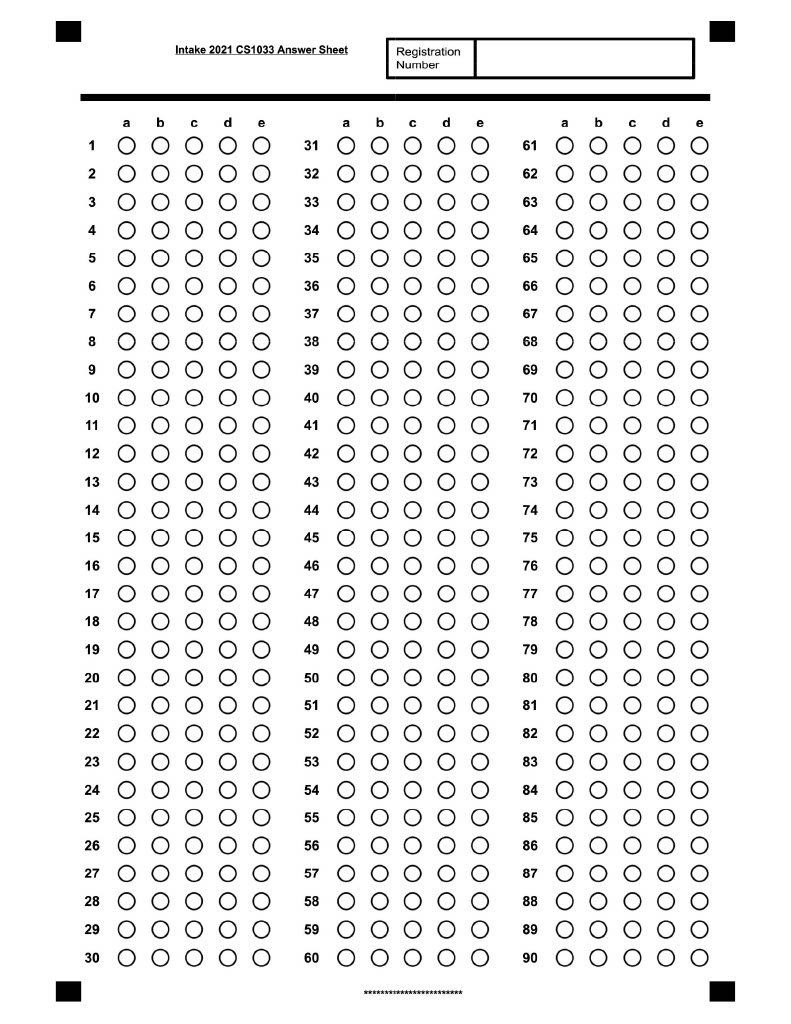
#> input picture samples/templates/2.jpg, 791 x 1024 px, found by its file name
$ python test.py
#> lines starting #> are read from the running program, lines starting #| are printed output that depends on the picture; after the words box and inside, x2 and y2 are one past the last pixel; in counts of white or black regions, pixels touching at a corner belong together
### auto_config/utils.py
import cv2
import numpy as np

def get_canny_edges(img):
    gray = cv2.cvtColor(img, cv2.COLOR_BGR2GRAY)
    blur = cv2.GaussianBlur(gray, (5, 5), 1)
    edges = cv2.Canny(blur, 50, 150, apertureSize=3)
    return edges

def detect_rectangles(contours, min_area=400):
    """
    Detect rectangles from contours and return them sorted by area in descending order.

    Args:
        contours: List of contours from cv2.findContours()
        min_area: Minimum area to consider (default: 400)

    Returns:
        List of tuples: (contour, area, bounding_rect) sorted by area descending
    """
    rectangles = []

    for contour in contours:
        # Approximate the contour to a polygon
        epsilon = 0.02 * cv2.arcLength(contour, True)
        approx = cv2.approxPolyDP(contour, epsilon, True)

        # Check if it's a rectangle (4 corners)
        if len(approx) == 4:
            area = cv2.contourArea(contour)
            if area >= min_area:
                x, y, w, h = cv2.boundingRect(contour)
                rectangles.append((contour, area, (x, y, w, h)))

    # Sort by area in descending order
    rectangles.sort(key=lambda x: x[1], reverse=True)
    return rectangles

def detect_circles(contours, min_area=100):
    """
    Detect circles from contours and return them sorted by area in descending order.

    Args:
        contours: List of contours from cv2.findContours()
        min_area: Minimum area to consider (default: 100)

    Returns:
        List of tuples: (contour, area, center, radius) sorted by area descending
    """
    circles = []

    for contour in contours:
        area = cv2.contourArea(contour)
        if area >= min_area:
            # Calculate circularity
            perimeter = cv2.arcLength(contour, True)
            if perimeter > 0:
                circularity = 4 * np.pi * area / (perimeter * perimeter)

                # If circularity is close to 1, it's a circle
                if circularity > 0.85:  # Threshold for circle detection
                    # Find the minimum enclosing circle
                    (x, y), radius = cv2.minEnclosingCircle(contour)
                    circles.append((contour, area, (int(x), int(y)), int(radius)))

    # Sort by area in descending order
    circles.sort(key=lambda x: x[1], reverse=True)
    return circles

### auto_config/test.py
import cv2

from auto_config.utils import detect_circles, detect_rectangles, get_canny_edges

img = cv2.imread("/Users/vihangamunasinghe/WebProjects/DSE Project/mcq-ocr/samples/templates/2.jpg")
#> img is the input picture: shape (1024, 791, 3); min 0, max 255, mean 237.7

edges = get_canny_edges(img)
#> in get_canny_edges, `blur = cv2.GaussianBlur(gray, (5, 5), 1)`:
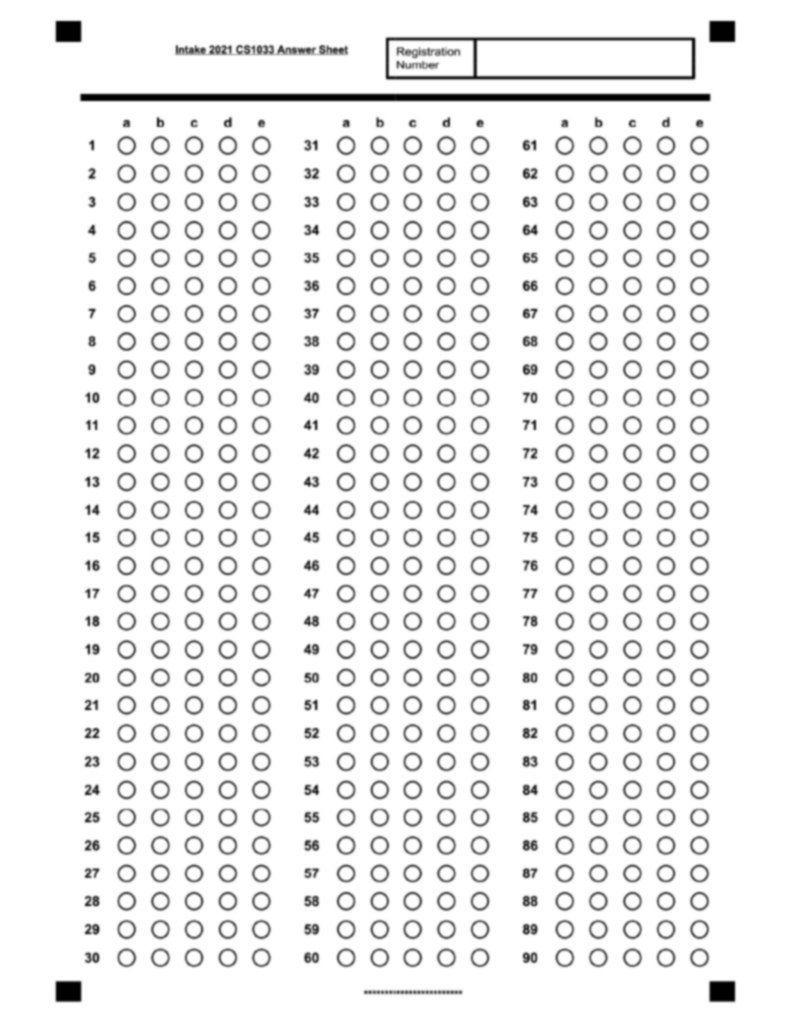
#> blur: shape (1024, 791); min 0, max 255, mean 237.7
#> in get_canny_edges, `edges = cv2.Canny(blur, 50, 150, apertureSize=3)`:
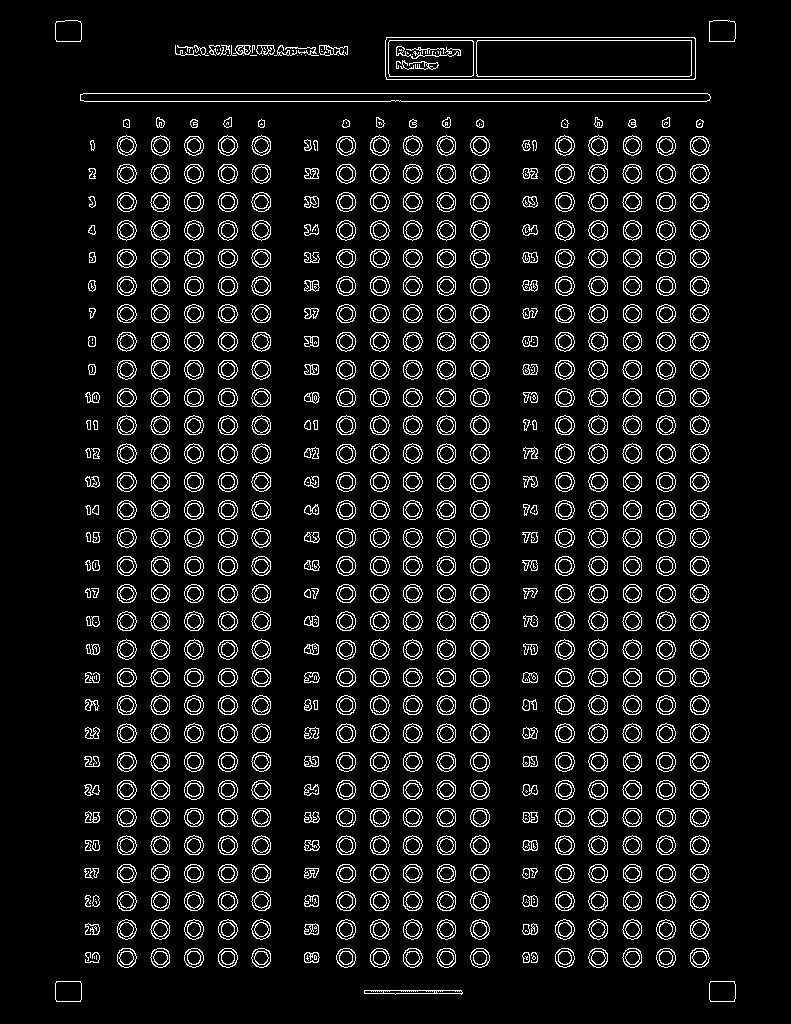
#> edges: shape (1024, 791); 7.9% white in thin lines or dots, all inside (x1, y1, x2, y2) = (55, 20, 736, 1002)

# Find contours
contours, hierarchy = cv2.findContours(edges, cv2.RETR_EXTERNAL, cv2.CHAIN_APPROX_SIMPLE)
#> contours = 622 contours, 54 with area under 20; largest, box (x1, y1, x2, y2) and area: (385, 37, 696, 80) 13014, (80, 93, 711, 102) 5017, (709, 20, 736, 42) 532, (55, 20, 82, 42) 527, (55, 981, 82, 1002) 514

# Create a copy of the original image to draw on
result_img = img.copy()


# Detect rectangles and circles
rectangles = detect_rectangles(contours)
#> the loop in detect_rectangles, `for contour in contours:` made 622 passes
#> (epsilon, approx, area, x, y, w, h) on passes 2 to 3: (1.79, [[710, 981], [710, 1001], [734, 1001], [734, 981]], 512, 709, 981, 27, 21), (1.79, [[56, 981], [56, 1001], [80, 1001], [80, 981]], 514, 55, 981, 27, 21)
#> (epsilon, area, x, y, w, h) on passes 620 to 622: (14.03, 13014, 385, 37, 311, 43), (1.85, 532, 709, 20, 27, 22), (1.81, 527, 55, 20, 27, 22)
#> after the loop in detect_rectangles, `for contour in contours:`: rectangles = 5 items
#> rectangles = 5 items
circles = detect_circles(contours)
#> the loop in detect_circles, `for contour in contours:` made 622 passes
#> (area, perimeter, circularity, x, y, radius) on passes 12 to 23: (292, 64.28, 0.888, 699.1, 957.2, 10.14), (289, 64.28, 0.879, 665.5, 957.3, 10.04), (290, 64.28, 0.882, 632.1, 957.2, 10.14), (292, 64.28, 0.888, 597.9, 957.2, 10.14), (293, 64.28, 0.891, 564.5, 957.5, 10.12), (290, 64.28, 0.882, 479.5, 957.3, 10.04), (291, 64.28, 0.885, 446, 957.2, 10.17), (292, 64.28, 0.888, 412.1, 957.2, 10.14), (290, 64.28, 0.882, 379.5, 957.5, 10.12), (289.5, 63.7, 0.897, 345.5, 957.5, 10.12), (291, 64.28, 0.885, 260.9, 957.2, 10.16), (294, 64.28, 0.894, 227.5, 957.5, 10.12)
#> (area, perimeter, circularity) on passes 1, 2, 3, 9, 28, 29: (294.5, 203.1, 0.0897), (512, 89.66, 0.8), (514, 89.66, 0.804), (132.5, 47.56, 0.736), (115.5, 66.04, 0.333), (132, 48.14, 0.716)
#> after the loop in detect_circles, `for contour in contours:`: circles = 450 items
#> circles = 450 items

print(f"Found {len(rectangles)} rectangles and {len(circles)} circles")
#| Found 5 rectangles and 450 circles

# Draw rectangles
for i, (contour, area, (x, y, w, h)) in enumerate(rectangles):
    color = (0, 0, 255)
    cv2.rectangle(result_img, (x, y), (x + w, y + h), color, 2)
#> this loop made 5 passes
#> (area, x, y, w, h) on passes 1 to 5: (13014, 385, 37, 311, 43), (532, 709, 20, 27, 22), (527, 55, 20, 27, 22), (514, 55, 981, 27, 21), (512, 709, 981, 27, 21)
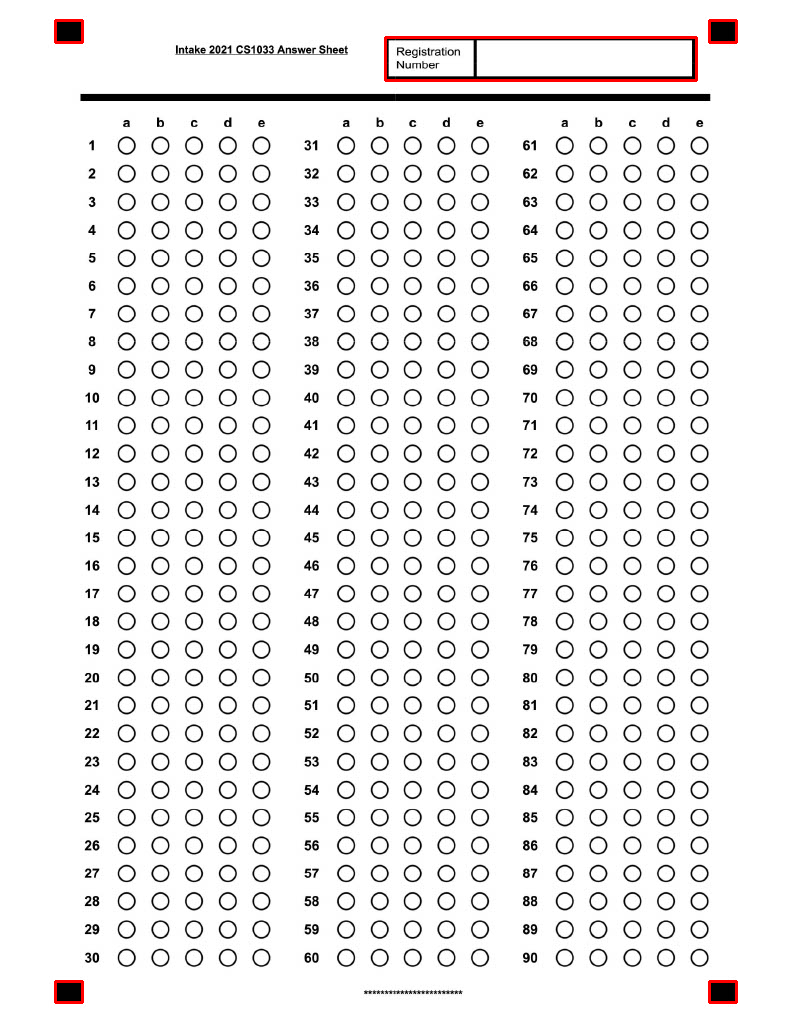
#> result_img: shape (1024, 791, 3); 0.4% of pixels changed, all inside (x1, y1, x2, y2) = (54, 19, 738, 1004)

# Draw circles
for i, (contour, area, center, radius) in enumerate(circles):
    color = (0, 255, 0)
    cv2.circle(result_img, center, radius, color, 2)
#> this loop made 450 passes
#> (area, center) on passes 1 to 3: (297, (564, 929)), (297, (597, 229)), (297, (345, 229))
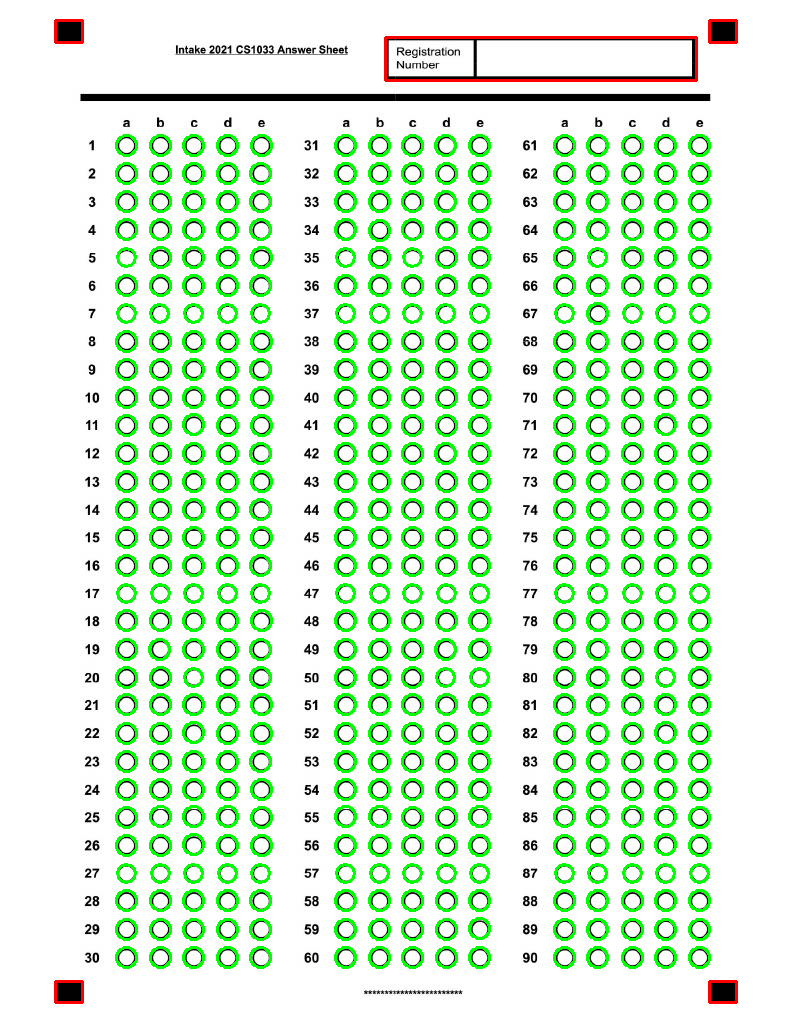
#> result_img: shape (1024, 791, 3); 10.61% of pixels changed, all inside (x1, y1, x2, y2) = (115, 134, 711, 969)

# Display both original and result
# Convert edges to BGR for stacking
edges_bgr = cv2.cvtColor(edges, cv2.COLOR_GRAY2BGR)

# Stack the images horizontally for comparison
stacked = cv2.hconcat([edges_bgr, result_img])
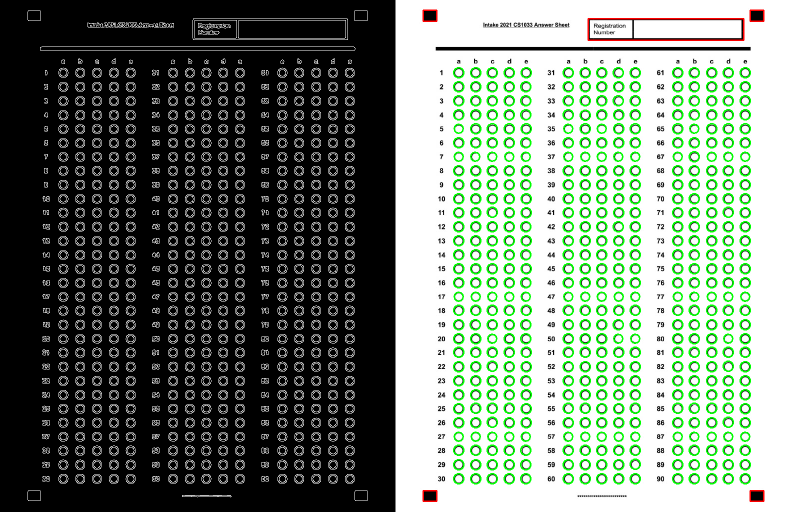
#> stacked: shape (1024, 1582, 3) (shown at 1/2 size); mean B, G, R 117.6, 131.2, 118.2
cv2.imshow("Original | Rectangles & Circles Detected | Edges", stacked)
cv2.waitKey(0)
cv2.destroyAllWindows()
